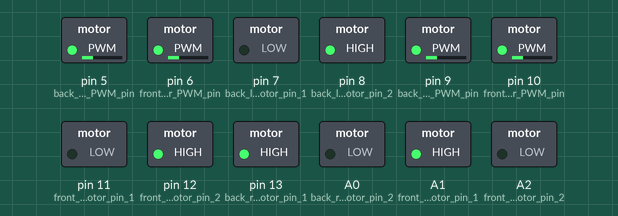
This sketch was run on a simulated Arduino Uno, built with avr-gcc and run on an emulated ATmega328P. Parts: switched loads named in the sketch (green lamp = pin HIGH).

Above: at 0.1 s.
Timing chart, 0 to 1.6 s (numbered marks = the images above):
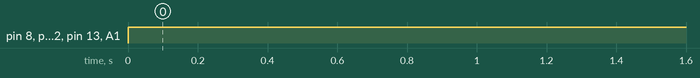

The sketch:

L4_4.ino
```cpp
/*
  Lesson 4
  Mission 4
*/

void setup() {
  // put your setup code here, to run once:

  //define motors PWM pins
  pinMode(5, OUTPUT); //back left motor PWM pin
  pinMode(6, OUTPUT); //front left motor PWM pin
  pinMode(9, OUTPUT); //back righ motor PWM pin
  pinMode(10, OUTPUT);//front right motor PWM pin


  //defining motors directions pin
  pinMode(7, OUTPUT);//back left motor pin 1
  pinMode(8, OUTPUT);//back left motor pin 2

  pinMode(11, OUTPUT);//front left motor pin 1
  pinMode(12, OUTPUT);//front left motor pin 2

  pinMode(13, OUTPUT);//back right motor pin 1
  pinMode(A0, OUTPUT);//back right motor pin 2

  pinMode(A1, OUTPUT);//front right motor pin 1
  pinMode(A2, OUTPUT);//front right motor pin 2


  //setting motors speeds to 70/255
  analogWrite(5, 70);
  analogWrite(6, 70);
  analogWrite(9, 70);
  analogWrite(10, 70);

}

void loop() {
  // put your main code here, to run repeatedly:

  //front left motor foraward
  digitalWrite(12, HIGH);
  digitalWrite(11, LOW);
  //Back right motor foraward
  digitalWrite(13, HIGH);
  digitalWrite(A0, LOW);
  //front right motor foraward
  digitalWrite(A1, HIGH);
  digitalWrite(A2, LOW);
  //back left motor foraward
  digitalWrite(8, HIGH);
  digitalWrite(7, LOW);


}
```

Measured:
- by itself, pin 8 (back_left_motor_pin_2), pin 12 (front_left_motor_pin_2), pin 13 (back_right_motor_pin_1), A1 (front_right_motor_pin_1): LOW → HIGH at 0.00 s
